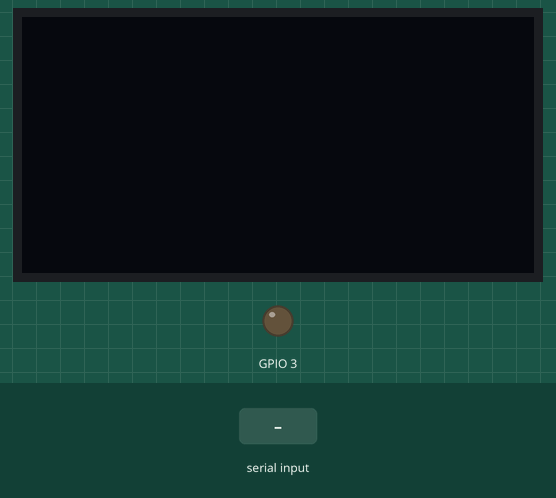
Bench run of a program on a simulated ESP32. Shown: 128×64 one-colour display, output pins drawn as LEDs (lit = HIGH). The inputs (shaded band) are chosen by the test bench. The display library's start-up logo is not drawn; what the program prints to the serial monitor is not drawn.

Above: at 3.2 s.
3.3 s: "1\n" received over Serial
At 4.2 s:
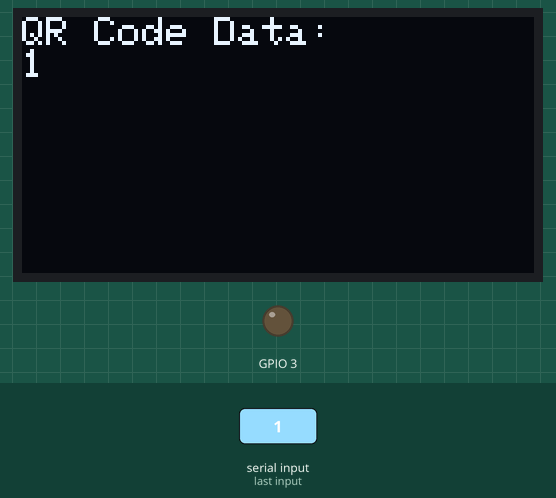
4.8 s: "0\n" received over Serial
At 6.7 s:
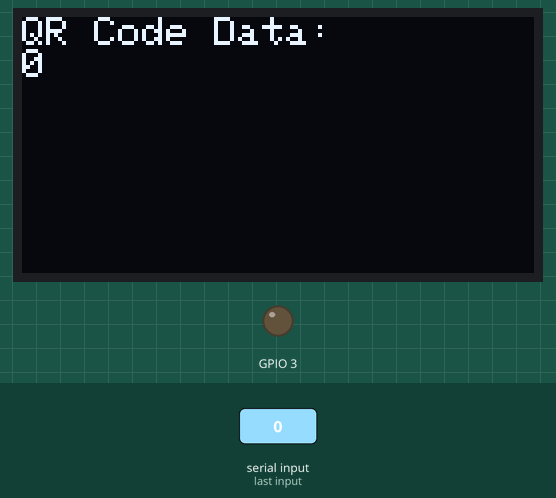
7.0 s: "2\n" received over Serial
Timing chart, 0 to 10.0 s (numbered marks = the images above; inputs shaded):
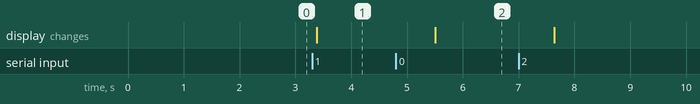

Measured:
- after the input at 3.3 s, the display: changes after 0.08 s (image 1)
- after the input at 4.8 s, the display: changes after 0.71 s (image 2)

The program:

main.cpp
```cpp
#include <Arduino.h>
#include <Wire.h>
#include <Adafruit_GFX.h>
#include <Adafruit_SSD1306.h>

#define IN_BUFFER_SIZE 256 // or whatever size you want

char inputBuffer[IN_BUFFER_SIZE]; // The buffer
int inBufferWrite = 0;            // Where to write to the buffer next
int inBufferRead = 0;             // Where to read from the buffer next

// Function declarations
void writeToBuffer(char c);
char readFromBuffer();
int charactersInBuffer();
String readQRCode();
void displayQRData(String data);

// Define the screen dimensions
#define SCREEN_WIDTH 128
#define SCREEN_HEIGHT 64 // Updated height for the 1.3" OLED

#define SDA_PIN 21 // Change SDA_PIN and SCL_PIN to your actual pin numbers
#define SCL_PIN 22

// Define OLED pins
#define OLED_RESET 4

// Declaration for an SSD1306 display connected to I2C (SDA, SCL pins)
Adafruit_SSD1306 display(SCREEN_WIDTH, SCREEN_HEIGHT, &Wire, OLED_RESET);

void setup()
{
  pinMode(2, INPUT);
  pinMode(3, OUTPUT);

  Serial.begin(9600); // Use Serial for hardware serial communication

  Wire.begin();

  // Initialize the OLED display
  if (!display.begin(SSD1306_SWITCHCAPVCC, 0x3C))
  {
    Serial.println(F("SSD1306 allocation failed"));
    for (;;)
      ;
  }

  // Display initialization message
  display.display();
  delay(2000); // Wait for 2 seconds
  display.clearDisplay();
  display.setTextColor(WHITE);
  display.setTextSize(1);

  Serial.println("QR Code Scanner Ready!");
}

void loop()
{
  while (Serial.available() > 0) // Use Serial for reading data
  {
    char c = Serial.read();
    writeToBuffer(c);
  }

  if (charactersInBuffer() > 0)
  {
    String qrData = readQRCode();
    displayQRData(qrData);
    delay(2000); // Display for 2 seconds before clearing the screen
    display.clearDisplay();
  }

  delay(100);
}

void writeToBuffer(char c)
{
  inputBuffer[inBufferWrite] = c;
  inBufferWrite = (inBufferWrite + 1) % IN_BUFFER_SIZE;
}

char readFromBuffer()
{
  char c = inputBuffer[inBufferRead];
  inBufferRead = (inBufferRead + 1) % IN_BUFFER_SIZE;
  return c;
}

int charactersInBuffer()
{
  return (inBufferWrite - inBufferRead + IN_BUFFER_SIZE) % IN_BUFFER_SIZE;
}

String readQRCode()
{
  String qrData = "";
  while (charactersInBuffer() > 0)
  {
    char c = readFromBuffer();
    if (c == '\n' || c == '\r')
    {
      break;
    }
    qrData += c;
  }
  return qrData;
}

void displayQRData(String data)
{
  // Display QR code data on the OLED screen
  display.setCursor(0, 0);
  display.println("QR Code Data:");
  display.println(data);
  display.display(); // Update the OLED display
}
```
